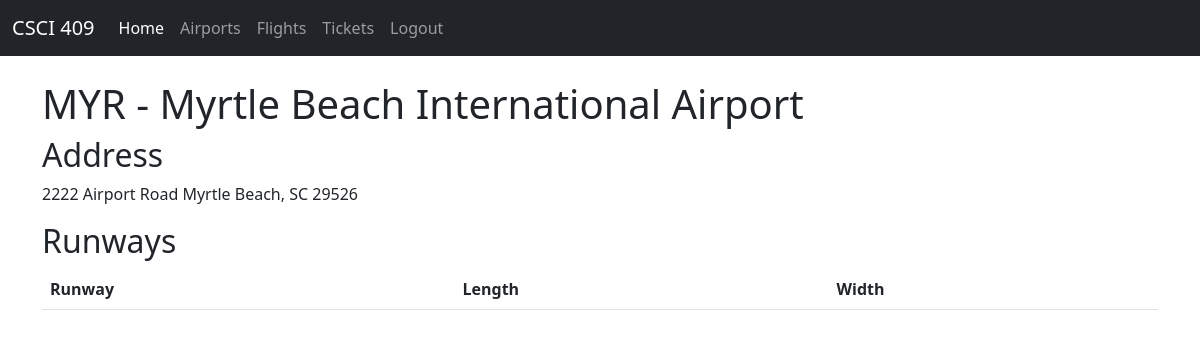
The app's page /airports/MYR (signed in) with its own data.
### airports/models.py (models this page shows)
class Airport(models.Model):
    name = models.CharField(max_length=255)
    airport_code = models.CharField(max_length=3)
    address = models.CharField(max_length=255)
    city = models.CharField(max_length=255)
    state = models.CharField(max_length=2)
    zipcode = models.CharField(max_length=5)
    is_open = models.BooleanField()

### airports/views.py (the view)
# urls.py: path('/<str:airport_code>', views.airport_info),
def airport_info(request, airport_code):
    airports = Airport.objects.filter(airport_code=airport_code)
    context = {'airports': airports}
    return render(request, 'airports/airport.html', context)

### airports/templates/airports/airport.html (shortened to what this page needs)
{% extends 'base.html' %}
{% block content %}
<h1>
    {% for airport in airports %}
        {{airport.airport_code}} - {{airport.name}}
    {%endfor%}
</h1>
<h2>Address</h2>
<p>
    {% for airport in airports %}
        {{airport.address}} {{airport.city}}, {{airport.state}} {{airport.zipcode}}
    {% endfor %}
</p>
<h2>Runways</h2>
<table class="table table-striped">
    <thead>
        <tr>
            <th scope="col">Runway</th>
            <th scope="col">Length</th>
            <th scope="col">Width</th>
        </tr>
    </thead>
</table>
{% endblock %}

### records on screen
Airport: airport_code "MYR", name "Myrtle Beach International Airport", address "2222 Airport Road", city "Myrtle Beach", state "SC", zipcode "29526"
